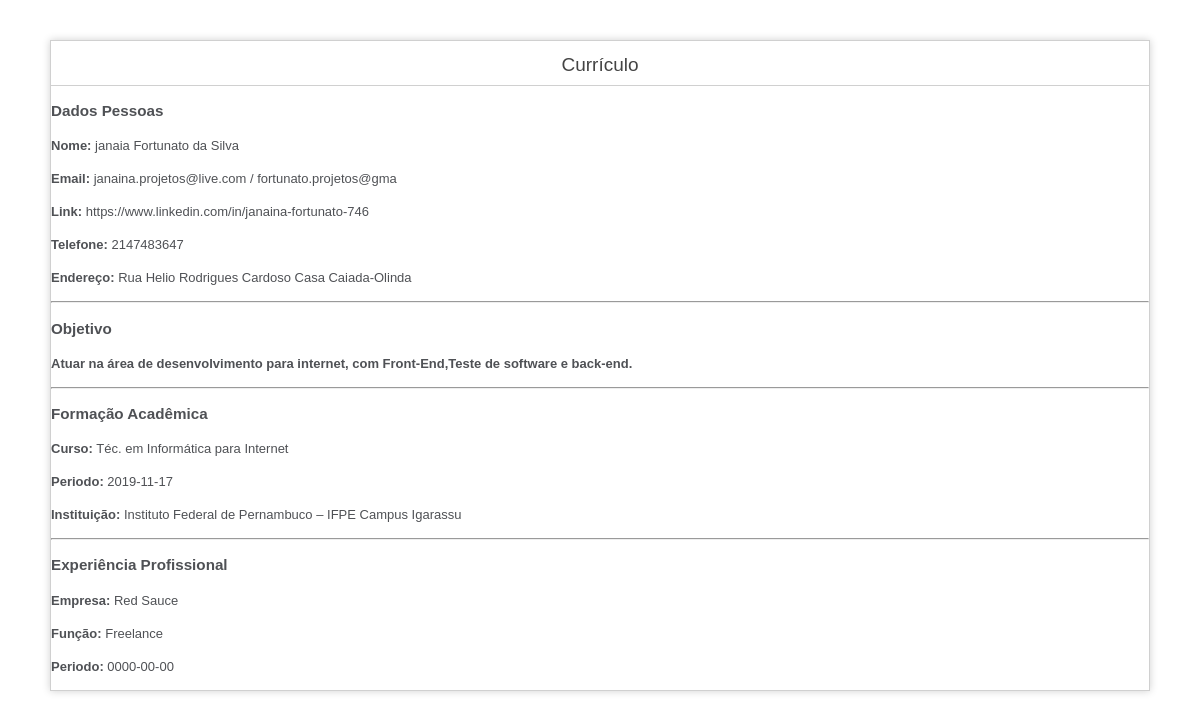
The page / on the database its author committed.
### tables this page shows
CREATE TABLE `dados_pessoas` (
  `id_dados` int(11) NOT NULL AUTO_INCREMENT,
  `nome` varchar(50) NOT NULL,
  `email` varchar(50) NOT NULL,
  `link` varchar(50) NOT NULL,
  `telefone` int(11) NOT NULL,
  `endereco` varchar(100) NOT NULL,
  PRIMARY KEY (`id_dados`)
);

CREATE TABLE `objetivo` (
  `id_obj` int(11) NOT NULL AUTO_INCREMENT,
  `texto` varchar(200) NOT NULL,
  `id_dados` int(11) NOT NULL,
  PRIMARY KEY (`id_obj`),
  KEY `id_dados` (`id_dados`),
  CONSTRAINT `objetivo_ibfk_1` FOREIGN KEY (`id_dados`) REFERENCES `dados_pessoas` (`id_dados`)
);

CREATE TABLE `formacaoacademica` (
  `id_for` int(11) NOT NULL AUTO_INCREMENT,
  `curso` varchar(100) NOT NULL,
  `periodo` date DEFAULT NULL,
  `inst` varchar(100) NOT NULL,
  `dados_id` int(11) DEFAULT NULL,
  PRIMARY KEY (`id_for`),
  KEY `dados_id` (`dados_id`),
  CONSTRAINT `formacaoacademica_ibfk_1` FOREIGN KEY (`dados_id`) REFERENCES `dados_pessoas` (`id_dados`)
);

CREATE TABLE `experiencia` (
  `id_exper` int(11) NOT NULL AUTO_INCREMENT,
  `empresa` varchar(100) NOT NULL,
  `funcao` varchar(50) NOT NULL,
  `periodo` date DEFAULT NULL,
  `id_dados` int(11) NOT NULL,
  PRIMARY KEY (`id_exper`),
  KEY `id_dados` (`id_dados`),
  CONSTRAINT `experiencia_ibfk_1` FOREIGN KEY (`id_dados`) REFERENCES `dados_pessoas` (`id_dados`)
);

### application/controllers/Curriculo.php (called while the page is built, shortened)
<?php
class Curriculo extends CI_Controller{
	public function index(){
		$this->load->model('Curriculo_model', '', TRUE);
		$dados['dados_pessoas'] = $this->Curriculo_model->get_dados_pessoas();
		$dados['objetivo'] = $this->Curriculo_model->objetivo();
		$dados['formacaoacademica'] = $this->Curriculo_model->get_formacaoacademica();
		$dados['experiencia'] = $this->Curriculo_model->get_experiencia();
		$this->load->view('curriculo', $dados);
	}
}

### index.php (called while the page is built, shortened)
<?php
require_once BASEPATH.'core/CodeIgniter.php';

### application/models/curriculo_model.php (called while the page is built, shortened)
<?php
class Curriculo_model extends CI_Model{
	public function get_dados_pessoas(){
		$this->db->select("*");
		return $this->db->get('dados_pessoas')->result();
	}
	public function objetivo(){
		$this->db->select("*");
		return $this->db->get('objetivo')->result();
	}
	public function get_formacaoacademica(){
		$this->db->select("*");
		return $this->db->get('formacaoacademica')->result();
	}
	public function get_experiencia(){
		$this->db->select("*");
		return $this->db->get('experiencia')->result();
	}
}

### application/views/curriculo.php (the view, shortened to what this page needs)
?><!DOCTYPE html>
<html lang="en">
<head>
</head>
<body>
<div id="container">
	<h1><center>Currículo</center></h1>
		<h3><b>Dados Pessoas</b></h3>
        <?php foreach ($dados_pessoas as $dados_pessoa) : ?>
            <p><strong>Nome:</strong> <?php echo $dados_pessoa->nome ?></p>
            <p><strong>Email:</strong> <?php echo $dados_pessoa->email ?></p>
            <p><strong>Link:</strong> <?php echo $dados_pessoa->link ?></p>
             <p><strong>Telefone:</strong> <?php echo $dados_pessoa->telefone ?></p>
            <p><strong>Endereço:</strong> <?php echo $dados_pessoa->endereco ?></p>
            <hr />
        <?php endforeach; ?>
        <h3><b>Objetivo</b></h3>
        <?php foreach ($objetivo as $objetiv) : ?>
            <p><b><?php echo $objetiv->texto ?></b></p>
            <hr />
        <?php endforeach; ?>
         <h3><b>Formação Acadêmica</b></h3>
         <?php foreach ($formacaoacademica as $formacaoacademic) : ?>
            <p><strong>Curso:</strong> <?php echo $formacaoacademic->curso ?></p>
            <p><strong>Periodo:</strong> <?php echo $formacaoacademic->periodo ?></p>
            <p><strong>Instituição:</strong> <?php echo $formacaoacademic->inst ?></p>
            <hr />
        <?php endforeach; ?>
         <h3><b>Experiência Profissional</b></h3>
         <?php foreach ($experiencia as $experienci) : ?>
            <p><strong>Empresa:</strong> <?php echo $experienci->empresa ?></p>
            <p><strong>Função:</strong> <?php echo $experienci->funcao ?></p>
            <p><strong>Periodo:</strong> <?php echo $experienci->periodo ?></p>
        <?php endforeach; ?>
</div>
</body>
</html>

### application/views/curriculo.php (style rules this page uses)
body { background-color: #fff; margin: 40px; font: 13px/20px normal Helvetica, Arial, sans-serif; color: #4F5155; }
h1 { color: #444; background-color: transparent; border-bottom: 1px solid #D0D0D0; font-size: 19px; font-weight: normal; margin: 0 0 14px 0; padding: 14px 15px 10px 15px; }
#container { margin: 10px; border: 1px solid #D0D0D0; box-shadow: 0 0 8px #D0D0D0; }

### rows shown on the page
dados_pessoas: nome "janaia Fortunato da Silva", email "janaina.projetos@live.com / fortunato.projetos@gma", link "https://www.linkedin.com/in/janaina-fortunato-746", telefone "2147483647", endereco "Rua Helio Rodrigues Cardoso Casa Caiada-Olinda"
objetivo: texto "Atuar na área de desenvolvimento para internet, com Front-End,Teste de software e back-end."
formacaoacademica: curso "Téc. em Informática para Internet", periodo "2019-11-17", inst "Instituto Federal de Pernambuco – IFPE Campus Igarassu"
experiencia: empresa "Red Sauce", funcao "Freelance", periodo "0000-00-00"
